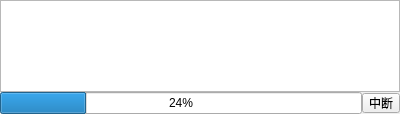
<?xml version="1.0" encoding="UTF-8"?>
<ui version="4.0">
 <class>ProgressDialog</class>
 <widget class="QDialog" name="ProgressDialog">
  <property name="geometry">
   <rect>
    <x>0</x>
    <y>0</y>
    <width>400</width>
    <height>114</height>
   </rect>
  </property>
  <property name="windowTitle">
   <string>Dialog</string>
  </property>
  <layout class="QVBoxLayout" name="verticalLayout">
   <property name="spacing">
    <number>0</number>
   </property>
   <property name="leftMargin">
    <number>0</number>
   </property>
   <property name="topMargin">
    <number>0</number>
   </property>
   <property name="rightMargin">
    <number>0</number>
   </property>
   <property name="bottomMargin">
    <number>0</number>
   </property>
   <item>
    <widget class="QTextBrowser" name="textBrowser"/>
   </item>
   <item>
    <layout class="QHBoxLayout" name="horizontalLayout">
     <item>
      <widget class="QProgressBar" name="progressBar">
       <property name="value">
        <number>24</number>
       </property>
      </widget>
     </item>
     <item>
      <widget class="QToolButton" name="toolButton">
       <property name="minimumSize">
        <size>
         <width>0</width>
         <height>20</height>
        </size>
       </property>
       <property name="maximumSize">
        <size>
         <width>16777215</width>
         <height>20</height>
        </size>
       </property>
       <property name="text">
        <string>中断</string>
       </property>
      </widget>
     </item>
    </layout>
   </item>
  </layout>
 </widget>
 <resources/>
 <connections/>
</ui>
